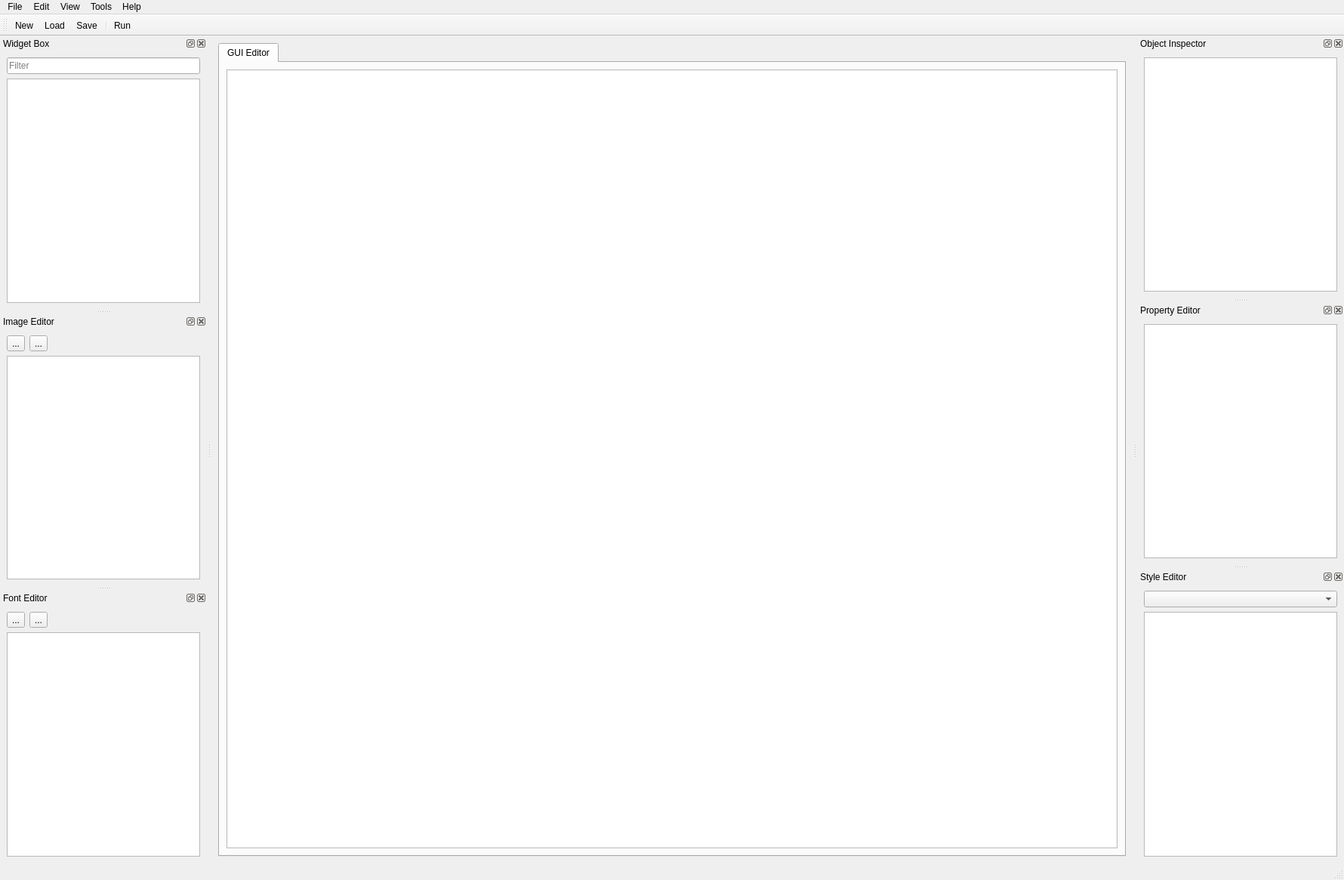
<?xml version="1.0" encoding="UTF-8"?>
<ui version="4.0">
 <class>MainWindow</class>
 <widget class="QMainWindow" name="MainWindow">
  <property name="geometry">
   <rect>
    <x>0</x>
    <y>0</y>
    <width>1780</width>
    <height>1165</height>
   </rect>
  </property>
  <property name="windowTitle">
   <string>LVGL Builder</string>
  </property>
  <property name="windowIcon">
   <iconset resource="resources/res.qrc">
    <normaloff>:/icons/lvgl.ico</normaloff>:/icons/lvgl.ico</iconset>
  </property>
  <widget class="QWidget" name="centralwidget">
   <layout class="QGridLayout" name="gridLayout">
    <item row="0" column="0">
     <layout class="QVBoxLayout" name="verticalLayout">
      <item>
       <widget class="QTabWidget" name="tabWidget">
        <property name="currentIndex">
         <number>0</number>
        </property>
        <widget class="QWidget" name="GUIEditorTab">
         <attribute name="title">
          <string>GUI Editor</string>
         </attribute>
         <layout class="QGridLayout" name="gridLayout_2">
          <item row="0" column="0">
           <widget class="LVGLSimulator" name="simulation"/>
          </item>
         </layout>
        </widget>
       </widget>
      </item>
     </layout>
    </item>
   </layout>
  </widget>
  <widget class="QMenuBar" name="menubar">
   <property name="geometry">
    <rect>
     <x>0</x>
     <y>0</y>
     <width>1780</width>
     <height>21</height>
    </rect>
   </property>
   <widget class="QMenu" name="menuLittlevGL_Builder">
    <property name="title">
     <string>File</string>
    </property>
    <widget class="QMenu" name="menu_resent_filess">
     <property name="title">
      <string>Recent files</string>
     </property>
    </widget>
    <widget class="QMenu" name="menuExport">
     <property name="title">
      <string>Export</string>
     </property>
     <addaction name="action_export_c"/>
    </widget>
    <addaction name="action_new"/>
    <addaction name="action_load"/>
    <addaction name="action_save"/>
    <addaction name="separator"/>
    <addaction name="menuExport"/>
    <addaction name="separator"/>
    <addaction name="menu_resent_filess"/>
   </widget>
   <widget class="QMenu" name="menuEdit">
    <property name="title">
     <string>Edit</string>
    </property>
   </widget>
   <widget class="QMenu" name="menuView">
    <property name="title">
     <string>View</string>
    </property>
    <addaction name="separator"/>
   </widget>
   <widget class="QMenu" name="menuHelp">
    <property name="title">
     <string>Tools</string>
    </property>
   </widget>
   <widget class="QMenu" name="menuHelp_2">
    <property name="title">
     <string>Help</string>
    </property>
   </widget>
   <addaction name="menuLittlevGL_Builder"/>
   <addaction name="menuEdit"/>
   <addaction name="menuView"/>
   <addaction name="menuHelp"/>
   <addaction name="menuHelp_2"/>
  </widget>
  <widget class="QStatusBar" name="statusbar"/>
  <widget class="QToolBar" name="toolBar">
   <property name="windowTitle">
    <string>toolBar</string>
   </property>
   <attribute name="toolBarArea">
    <enum>TopToolBarArea</enum>
   </attribute>
   <attribute name="toolBarBreak">
    <bool>false</bool>
   </attribute>
   <addaction name="action_new"/>
   <addaction name="action_load"/>
   <addaction name="action_save"/>
   <addaction name="separator"/>
   <addaction name="action_run"/>
  </widget>
  <widget class="QDockWidget" name="ObjecInspector">
   <property name="baseSize">
    <size>
     <width>200</width>
     <height>300</height>
    </size>
   </property>
   <property name="windowTitle">
    <string>Object Inspector</string>
   </property>
   <attribute name="dockWidgetArea">
    <number>2</number>
   </attribute>
   <widget class="QWidget" name="dockWidgetContents">
    <layout class="QGridLayout" name="gridLayout_3">
     <item row="0" column="0">
      <widget class="QTreeView" name="object_tree">
       <property name="expandsOnDoubleClick">
        <bool>false</bool>
       </property>
      </widget>
     </item>
    </layout>
   </widget>
  </widget>
  <widget class="QDockWidget" name="PropertyEditor">
   <property name="baseSize">
    <size>
     <width>200</width>
     <height>300</height>
    </size>
   </property>
   <property name="windowTitle">
    <string>Property Editor</string>
   </property>
   <attribute name="dockWidgetArea">
    <number>2</number>
   </attribute>
   <widget class="QWidget" name="dockWidgetContents_3">
    <layout class="QGridLayout" name="gridLayout_4">
     <item row="0" column="0">
      <widget class="QTreeView" name="property_tree">
       <property name="minimumSize">
        <size>
         <width>200</width>
         <height>0</height>
        </size>
       </property>
       <property name="alternatingRowColors">
        <bool>true</bool>
       </property>
      </widget>
     </item>
    </layout>
   </widget>
  </widget>
  <widget class="QDockWidget" name="WidgeBox">
   <property name="baseSize">
    <size>
     <width>200</width>
     <height>0</height>
    </size>
   </property>
   <property name="windowTitle">
    <string>Widget Box</string>
   </property>
   <attribute name="dockWidgetArea">
    <number>1</number>
   </attribute>
   <widget class="QWidget" name="dockWidgetContents_2">
    <layout class="QGridLayout" name="gridLayout_5">
     <item row="0" column="0">
      <widget class="QLineEdit" name="edit_filter">
       <property name="autoFillBackground">
        <bool>false</bool>
       </property>
       <property name="inputMethodHints">
        <set>Qt::ImhNone</set>
       </property>
       <property name="placeholderText">
        <string>Filter</string>
       </property>
      </widget>
     </item>
     <item row="1" column="0">
      <widget class="QListView" name="list_widgets">
       <property name="font">
        <font>
         <pointsize>12</pointsize>
        </font>
       </property>
       <property name="dragEnabled">
        <bool>true</bool>
       </property>
       <property name="dragDropMode">
        <enum>QAbstractItemView::DragOnly</enum>
       </property>
      </widget>
     </item>
    </layout>
   </widget>
  </widget>
  <widget class="QDockWidget" name="ImageEditor">
   <property name="windowTitle">
    <string>Image Editor</string>
   </property>
   <attribute name="dockWidgetArea">
    <number>1</number>
   </attribute>
   <widget class="QWidget" name="dockWidgetContents_4">
    <layout class="QVBoxLayout" name="verticalLayout_2">
     <item>
      <layout class="QHBoxLayout" name="horizontalLayout">
       <item>
        <widget class="QToolButton" name="button_add_image">
         <property name="text">
          <string>...</string>
         </property>
         <property name="icon">
          <iconset resource="resources/res.qrc">
           <normaloff>:/icons/add.png</normaloff>:/icons/add.png</iconset>
         </property>
         <property name="iconSize">
          <size>
           <width>24</width>
           <height>24</height>
          </size>
         </property>
        </widget>
       </item>
       <item>
        <widget class="QToolButton" name="button_remove_image">
         <property name="text">
          <string>...</string>
         </property>
         <property name="icon">
          <iconset resource="resources/res.qrc">
           <normaloff>:/icons/delete.png</normaloff>:/icons/delete.png</iconset>
         </property>
         <property name="iconSize">
          <size>
           <width>24</width>
           <height>24</height>
          </size>
         </property>
        </widget>
       </item>
       <item>
        <spacer name="horizontalSpacer">
         <property name="orientation">
          <enum>Qt::Horizontal</enum>
         </property>
         <property name="sizeHint" stdset="0">
          <size>
           <width>40</width>
           <height>20</height>
          </size>
         </property>
        </spacer>
       </item>
      </layout>
     </item>
     <item>
      <widget class="QListWidget" name="list_images">
       <property name="contextMenuPolicy">
        <enum>Qt::CustomContextMenu</enum>
       </property>
       <property name="iconSize">
        <size>
         <width>256</width>
         <height>256</height>
        </size>
       </property>
       <property name="viewMode">
        <enum>QListView::IconMode</enum>
       </property>
      </widget>
     </item>
    </layout>
   </widget>
  </widget>
  <widget class="QDockWidget" name="StyleEditor">
   <property name="windowTitle">
    <string>Style Editor</string>
   </property>
   <attribute name="dockWidgetArea">
    <number>2</number>
   </attribute>
   <widget class="QWidget" name="dockWidgetContents_5">
    <layout class="QVBoxLayout" name="verticalLayout_3">
     <item>
      <widget class="QComboBox" name="combo_style"/>
     </item>
     <item>
      <widget class="QTreeView" name="style_tree"/>
     </item>
    </layout>
   </widget>
  </widget>
  <widget class="QDockWidget" name="FontEditor">
   <property name="windowTitle">
    <string>Font Editor</string>
   </property>
   <attribute name="dockWidgetArea">
    <number>1</number>
   </attribute>
   <widget class="QWidget" name="dockWidgetContents_6">
    <layout class="QVBoxLayout" name="verticalLayout_4">
     <item>
      <layout class="QHBoxLayout" name="horizontalLayout_2">
       <item>
        <widget class="QToolButton" name="button_add_font">
         <property name="text">
          <string>...</string>
         </property>
         <property name="icon">
          <iconset resource="resources/res.qrc">
           <normaloff>:/icons/add.png</normaloff>:/icons/add.png</iconset>
         </property>
         <property name="iconSize">
          <size>
           <width>24</width>
           <height>24</height>
          </size>
         </property>
        </widget>
       </item>
       <item>
        <widget class="QToolButton" name="button_remove_font">
         <property name="text">
          <string>...</string>
         </property>
         <property name="icon">
          <iconset resource="resources/res.qrc">
           <normaloff>:/icons/delete.png</normaloff>:/icons/delete.png</iconset>
         </property>
         <property name="iconSize">
          <size>
           <width>24</width>
           <height>24</height>
          </size>
         </property>
        </widget>
       </item>
       <item>
        <spacer name="horizontalSpacer_2">
         <property name="orientation">
          <enum>Qt::Horizontal</enum>
         </property>
         <property name="sizeHint" stdset="0">
          <size>
           <width>40</width>
           <height>20</height>
          </size>
         </property>
        </spacer>
       </item>
      </layout>
     </item>
     <item>
      <widget class="QListWidget" name="list_fonts">
       <property name="contextMenuPolicy">
        <enum>Qt::CustomContextMenu</enum>
       </property>
      </widget>
     </item>
    </layout>
   </widget>
  </widget>
  <action name="action_new">
   <property name="icon">
    <iconset resource="resources/res.qrc">
     <normaloff>:/icons/document.png</normaloff>:/icons/document.png</iconset>
   </property>
   <property name="text">
    <string>New</string>
   </property>
  </action>
  <action name="action_load">
   <property name="icon">
    <iconset resource="resources/res.qrc">
     <normaloff>:/icons/folder.png</normaloff>:/icons/folder.png</iconset>
   </property>
   <property name="text">
    <string>Load...</string>
   </property>
   <property name="toolTip">
    <string>Load file</string>
   </property>
  </action>
  <action name="actionWidget_Box">
   <property name="checkable">
    <bool>true</bool>
   </property>
   <property name="text">
    <string>Widget Box</string>
   </property>
  </action>
  <action name="actionObject_Inspector">
   <property name="checkable">
    <bool>true</bool>
   </property>
   <property name="text">
    <string>Object Inspector</string>
   </property>
  </action>
  <action name="actionProperty_Editor">
   <property name="checkable">
    <bool>true</bool>
   </property>
   <property name="text">
    <string>Property Editor</string>
   </property>
  </action>
  <action name="action_save">
   <property name="icon">
    <iconset resource="resources/res.qrc">
     <normaloff>:/icons/disk.png</normaloff>:/icons/disk.png</iconset>
   </property>
   <property name="text">
    <string>Save ...</string>
   </property>
  </action>
  <action name="action_run">
   <property name="checkable">
    <bool>true</bool>
   </property>
   <property name="icon">
    <iconset resource="resources/res.qrc">
     <normaloff>:/icons/start.png</normaloff>:/icons/start.png</iconset>
   </property>
   <property name="text">
    <string>Run ...</string>
   </property>
  </action>
  <action name="action_export_c">
   <property name="text">
    <string>C Project ...</string>
   </property>
  </action>
 </widget>
 <customwidgets>
  <customwidget>
   <class>LVGLSimulator</class>
   <extends>QGraphicsView</extends>
   <header>LVGLSimulator.h</header>
  </customwidget>
 </customwidgets>
 <resources>
  <include location="resources/res.qrc"/>
 </resources>
 <connections/>
</ui>
